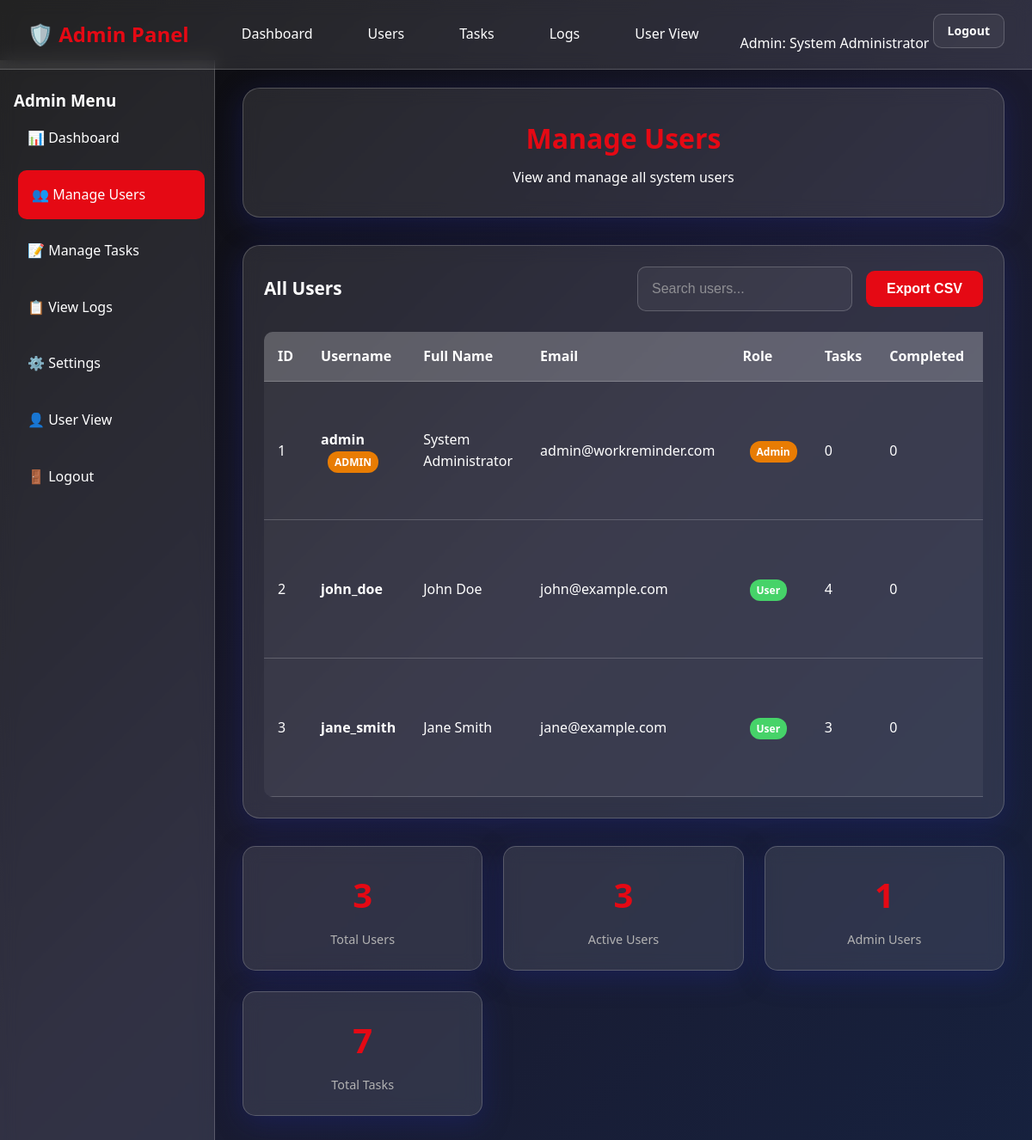
The page /admin/users.php (signed in) on the database its author committed.
### tables this page shows
CREATE TABLE users (
    id INT AUTO_INCREMENT PRIMARY KEY,
    username VARCHAR(50) UNIQUE NOT NULL,
    email VARCHAR(100) UNIQUE NOT NULL,
    password VARCHAR(255) NOT NULL,
    full_name VARCHAR(100) NOT NULL,
    role ENUM('user', 'admin') DEFAULT 'user',
    created_at TIMESTAMP DEFAULT CURRENT_TIMESTAMP,
    updated_at TIMESTAMP DEFAULT CURRENT_TIMESTAMP ON UPDATE CURRENT_TIMESTAMP,
    is_active BOOLEAN DEFAULT TRUE
);

### admin/users.php (the view, shortened to what this page needs)
<?php
try {
    $database = new Database();
    $db = $database->getConnection();
    $users_query = "SELECT u.id, u.username, u.email, u.full_name, u.role, u.is_active, u.created_at,
                   COUNT(t.id) as task_count,
                   SUM(CASE WHEN t.status = 'completed' THEN 1 ELSE 0 END) as completed_tasks
                   FROM users u
                   LEFT JOIN tasks t ON u.id = t.user_id
                   GROUP BY u.id
                   ORDER BY u.created_at DESC";
    $users_stmt = $db->prepare($users_query);
    $users_stmt->execute();
    $users = $users_stmt->fetchAll(PDO::FETCH_ASSOC);
} catch(PDOException $exception) {
    $users = [];
    $error = "Database error: " . $exception->getMessage();
}
?>
<!DOCTYPE html>
<html lang="en">
<head>
    <link rel="stylesheet" href="../assets/css/style.css">
</head>
<body>
    <nav class="navbar">
        <div class="navbar-content">
            <a href="dashboard.php" class="logo">
                🛡️ Admin Panel
            </a>
            <div class="nav-links">
                <a href="dashboard.php" class="nav-link">Dashboard</a>
                <a href="users.php" class="nav-link active">Users</a>
                <a href="tasks.php" class="nav-link">Tasks</a>
                <a href="logs.php" class="nav-link">Logs</a>
                <a href="../dashboard.php" class="nav-link">User View</a>
                <div class="user-menu">
                    <span class="user-name">Admin: <?php echo htmlspecialchars($_SESSION['full_name']); ?></span>
                    <a href="../api/logout.php" class="btn btn-secondary btn-sm">Logout</a>
                </div>
            </div>
        </div>
    </nav>
    <aside class="sidebar">
        <div class="sidebar-header">
            <h3>Admin Menu</h3>
        </div>
        <nav class="sidebar-nav">
            <a href="dashboard.php" class="sidebar-item">
                📊 Dashboard
            </a>
            <a href="users.php" class="sidebar-item active">
                👥 Manage Users
            </a>
            <a href="tasks.php" class="sidebar-item">
                📝 Manage Tasks
            </a>
            <a href="logs.php" class="sidebar-item">
                📋 View Logs
            </a>
            <a href="settings.php" class="sidebar-item">
                ⚙️ Settings
            </a>
            <a href="../dashboard.php" class="sidebar-item">
                👤 User View
            </a>
            <a href="../api/logout.php" class="sidebar-item">
                🚪 Logout
            </a>
        </nav>
    </aside>
    <main class="main-content">
        <div class="page-header">
            <div class="glass-container page-header-content">
                <h1>Manage Users</h1>
                <p>View and manage all system users</p>
            </div>
        </div>
        <section class="users-section">
            <div class="glass-container users-card">
                <div class="table-header">
                    <h3>All Users</h3>
                    <div class="table-actions">
                        <input type="text" id="searchUsers" placeholder="Search users..." class="form-control">
                        <button class="btn btn-primary" onclick="exportUsers()">Export CSV</button>
                    </div>
                </div>
                <div class="table-responsive">
                    <table class="users-table">
                        <thead>
                            <tr>
                                <th>ID</th>
                                <th>Username</th>
                                <th>Full Name</th>
                                <th>Email</th>
                                <th>Role</th>
                                <th>Tasks</th>
                                <th>Completed</th>
                                <th>Status</th>
                            </tr>
                        </thead>
                        <tbody id="usersTableBody">
                            <?php if (empty($users)): ?>
                                <tr>
                                    <td colspan="10" class="text-center">No users found</td>
                                </tr>
                            <?php else: ?>
                                <?php foreach ($users as $user): ?>
                                    <tr class="user-row" data-username="<?php echo strtolower($user['username']); ?>" data-email="<?php echo strtolower($user['email']); ?>">
                                        <td><?php echo $user['id']; ?></td>
                                        <td>
                                            <strong><?php echo htmlspecialchars($user['username']); ?></strong>
                                            <?php if ($user['role'] === 'admin'): ?>
                                                <span class="badge badge-admin">ADMIN</span>
                                            <?php endif; ?>
                                        </td>
                                        <td><?php echo htmlspecialchars($user['full_name']); ?></td>
                                        <td><?php echo htmlspecialchars($user['email']); ?></td>
                                        <td>
                                            <span class="badge badge-<?php echo $user['role']; ?>">
                                                <?php echo ucfirst($user['role']); ?>
                                            </span>
                                        </td>
                                        <td><?php echo $user['task_count']; ?></td>
                                        <td><?php echo $user['completed_tasks']; ?></td>
                                        <td>
                                        </td>
                                    </tr>
                                <?php endforeach; ?>
                            <?php endif; ?>
                        </tbody>
                    </table>
                </div>
            </div>
        </section>
        <section class="user-stats-section">
            <div class="stats-grid">
                <div class="stat-card glass-container">
                    <div class="stat-number"><?php echo count($users); ?></div>
                    <div class="stat-label">Total Users</div>
                </div>
                <div class="stat-card glass-container">
                    <div class="stat-number"><?php echo count(array_filter($users, fn($u) => $u['is_active'])); ?></div>
                    <div class="stat-label">Active Users</div>
                </div>
                <div class="stat-card glass-container">
                    <div class="stat-number"><?php echo count(array_filter($users, fn($u) => $u['role'] === 'admin')); ?></div>
                    <div class="stat-label">Admin Users</div>
                </div>
                <div class="stat-card glass-container">
                    <div class="stat-number"><?php echo array_sum(array_column($users, 'task_count')); ?></div>
                    <div class="stat-label">Total Tasks</div>
                </div>
            </div>
        </section>
    </main>
</body>
</html>

### assets/css/style.css (style rules this page uses)
:root { --primary-color: #e50914; --secondary-color: #141414; --background-color: #0a0a0a; --surface-color: rgba(255, 255, 255, 0.05); --text-primary: #ffffff; --text-secondary: #b3b3b3; --success-color: #46d369; --warning-color: #f9ab00; --error-color: #e87c03; --glass-bg: rgba(255, 255, 255, 0.1); --glass-border: rgba(255, 255, 255, 0.2); --shadow: 0 8px 32px 0 rgba(31, 38, 135, 0.37); --transition: all 0.3s cubic-bezier(0.4, 0, 0.2, 1); }
* { margin: 0; padding: 0; box-sizing: border-box; }
body { font-family: 'Segoe UI', Tahoma, Geneva, Verdana, sans-serif; background: linear-gradient(135deg, #0a0a0a 0%, #1a1a2e 50%, #16213e 100%); color: var(--text-primary); min-height: 100vh; line-height: 1.6; overflow-x: hidden; }
.glass-container { background: var(--glass-bg); backdrop-filter: blur(10px); -webkit-backdrop-filter: blur(10px); border: 1px solid var(--glass-border); border-radius: 20px; box-shadow: var(--shadow); }
.navbar { position: fixed; top: 0; left: 0; right: 0; z-index: 1000; padding: 1rem 2rem; background: var(--glass-bg); backdrop-filter: blur(10px); -webkit-backdrop-filter: blur(10px); border-bottom: 1px solid var(--glass-border); }
.navbar-content { max-width: 1400px; margin: 0 auto; display: flex; justify-content: space-between; align-items: center; }
.logo { font-size: 1.5rem; font-weight: bold; color: var(--primary-color); text-decoration: none; transition: var(--transition); }
.nav-links { display: flex; gap: 2rem; align-items: center; }
.nav-link { color: var(--text-primary); text-decoration: none; padding: 0.5rem 1rem; border-radius: 10px; transition: var(--transition); position: relative; overflow: hidden; }
.nav-link::before { content: ''; position: absolute; top: 0; left: -100%; width: 100%; height: 100%; background: var(--primary-color); transition: var(--transition); z-index: -1; }
.sidebar { position: fixed; left: 0; top: 70px; bottom: 0; width: 250px; padding: 2rem 1rem; background: var(--glass-bg); backdrop-filter: blur(10px); -webkit-backdrop-filter: blur(10px); border-right: 1px solid var(--glass-border); overflow-y: auto; transition: var(--transition); }
.sidebar-item { display: block; padding: 1rem; margin-bottom: 0.5rem; color: var(--text-primary); text-decoration: none; border-radius: 10px; transition: var(--transition); }
.sidebar-item:hover, .sidebar-item.active { background: var(--primary-color); transform: translateX(5px); }
.main-content { margin-left: 250px; margin-top: 70px; padding: 2rem; min-height: calc(100vh - 70px); }
.form-control { width: 100%; padding: 1rem; background: var(--surface-color); border: 1px solid var(--glass-border); border-radius: 10px; color: var(--text-primary); font-size: 1rem; transition: var(--transition); }
.form-control::placeholder { color: var(--text-secondary); opacity: 0.7; }
.btn { padding: 0.75rem 1.5rem; border: none; border-radius: 10px; font-size: 1rem; font-weight: 600; cursor: pointer; transition: var(--transition); text-decoration: none; display: inline-block; text-align: center; position: relative; overflow: hidden; }
.btn-primary { background: var(--primary-color); color: var(--text-primary); }
.btn-secondary { background: var(--surface-color); color: var(--text-primary); border: 1px solid var(--glass-border); }
.btn-sm { padding: 0.5rem 1rem; font-size: 0.875rem; }
.stats-grid { display: grid; grid-template-columns: repeat(auto-fit, minmax(250px, 1fr)); gap: 1.5rem; margin-bottom: 2rem; }
.stat-card { background: var(--glass-bg); backdrop-filter: blur(10px); -webkit-backdrop-filter: blur(10px); border: 1px solid var(--glass-border); border-radius: 15px; padding: 1.5rem; text-align: center; transition: var(--transition); }
.stat-number { font-size: 2.5rem; font-weight: bold; color: var(--primary-color); margin-bottom: 0.5rem; }
.stat-label { color: var(--text-secondary); font-size: 0.9rem; }

### rows shown on the page
users: id "1", username "admin", shows "ADMIN", full_name "System Administrator", email "admin@workreminder.com", role "Admin", task_count "0", completed_tasks "0"
users: id "2", username "john_doe", full_name "John Doe", email "john@example.com", role "User", task_count "4", completed_tasks "0"
users: id "3", username "jane_smith", full_name "Jane Smith", email "jane@example.com", role "User", task_count "3", completed_tasks "0"

### other values the page prints
$_SESSION['full_name'] "System Administrator"
count($users) "3"
count(array_filter($users, fn($u) => $u['is_active'])) "3"
count(array_filter($users, fn($u) => $u['role'] === 'admin')) "1"
array_sum(array_column($users, 'task_count')) "7"
